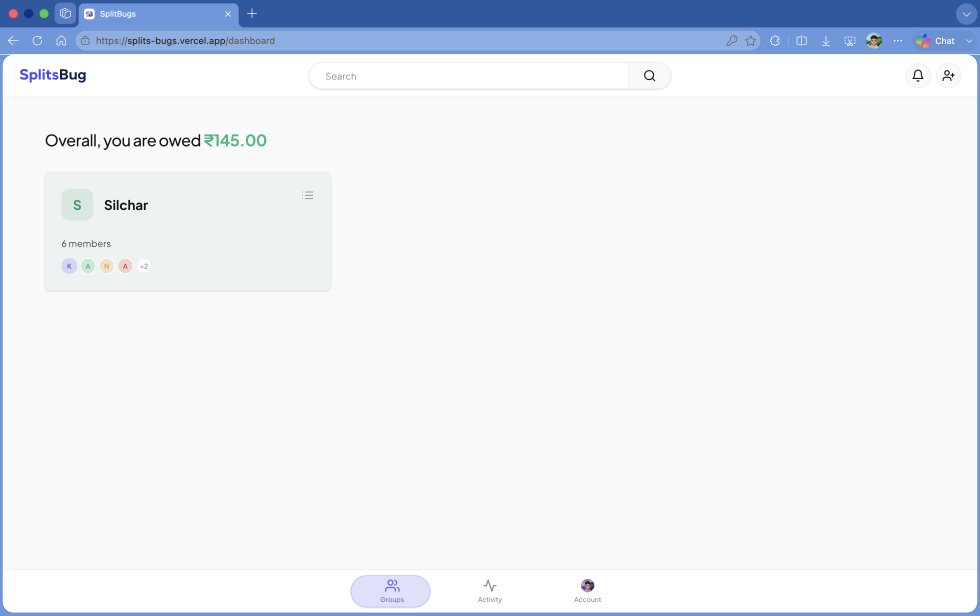
#> input picture .init/files/screenshot-1.png, 2940 x 1846 px (shown at 1/3 size)
$ python make_gif.py
#> lines starting #> are read from the running program, lines starting #| are printed output that depends on the picture
import os
import imageio.v2 as imageio
import numpy as np
from PIL import Image, ImageDraw, ImageFont

frames = [
    (".init/files/screenshot-1.png", ".init/files/screenshot-mobile-1.webp"),
    (".init/files/screenshot-2.png", ".init/files/screenshot-mobile-2.webp"),
    (".init/files/screenshot-3.png", ".init/files/screenshot-mobile-3.webp"),
    (".init/files/screenshot-4.png", ".init/files/screenshot-mobile-4.webp"),
    (".init/files/screenshot-5.png", ".init/files/screenshot-mobile-5.webp"),
    (".init/files/screenshot-6.png", ".init/files/screenshot-mobile-6.webp"),
    (".init/files/screenshot-7.png", ".init/files/screenshot-mobile-7.webp")
]

try:
    font = ImageFont.truetype("/System/Library/Fonts/Supplemental/Arial Bold.ttf", 36)
except Exception:
    font = ImageFont.load_default()

images = []
target_h = 800
gap = 60
text_bar = 100
bg_color = (0, 0, 0, 0) # Transparent background
pill_color = (25, 25, 25, 255)

for d_path, m_path in frames:
    if os.path.exists(d_path) and os.path.exists(m_path):
        img_d = Image.open(d_path).convert("RGBA")
#> img_d is the input picture: PIL image 2940x1846 RGBA; mean R, G, B, A 234.1, 237.8, 243.9, 255
        img_m = Image.open(m_path).convert("RGBA")
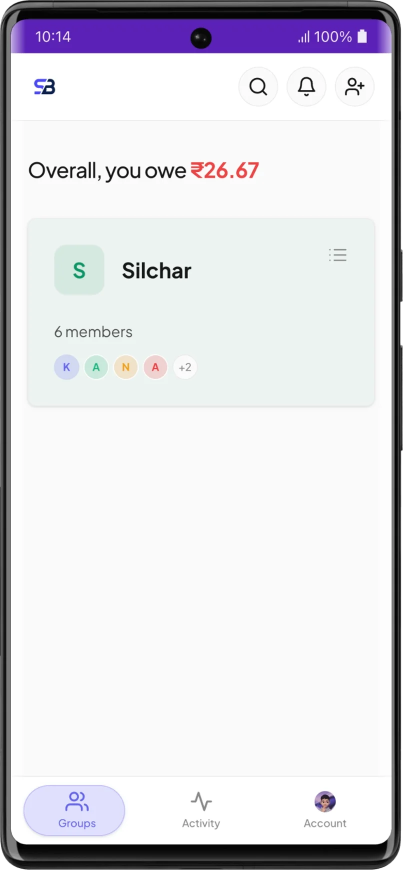
#> input picture .init/files/screenshot-mobile-1.webp, 806 x 1752 px (shown at 1/2 size)
#> img_m is the input picture: PIL image 806x1752 RGBA; mean R, G, B, A 218.7, 217.9, 223, 251.5

        # Scale Desktop
        ratio_d = target_h / img_d.size[1]
#> ratio_d = 0.433
        w_d = int(img_d.size[0] * ratio_d)
#> w_d = 1274
        img_d = img_d.resize((w_d, target_h), Image.Resampling.LANCZOS)
#> img_d: PIL image 1274x800 RGBA

        # Scale Mobile
        ratio_m = target_h / img_m.size[1]
#> ratio_m = 0.457
        w_m = int(img_m.size[0] * ratio_m)
#> w_m = 368
        img_m = img_m.resize((w_m, target_h), Image.Resampling.LANCZOS)
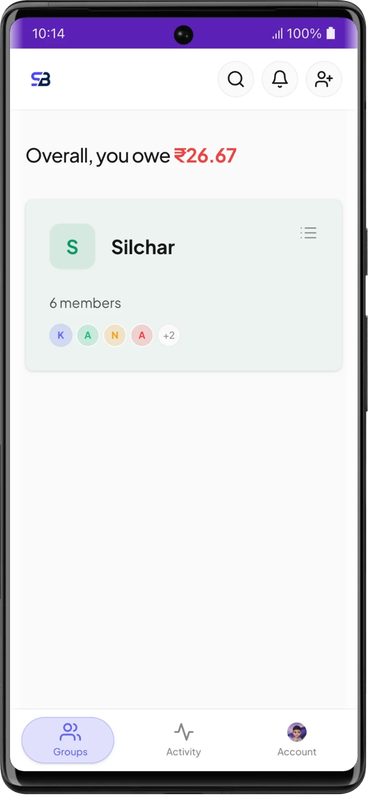
#> img_m: PIL image 368x800 RGBA; mean R, G, B, A 218.3, 217.5, 222.6, 251.5; transparent parts drawn white

        total_w = w_d + gap + w_m
#> total_w = 1702
        total_h = target_h + text_bar

        new_img = Image.new("RGBA", (total_w, total_h), bg_color)
#> new_img: PIL image 1702x900 RGBA; every value is 0

        # Paste images
        new_img.paste(img_d, (0, 0))
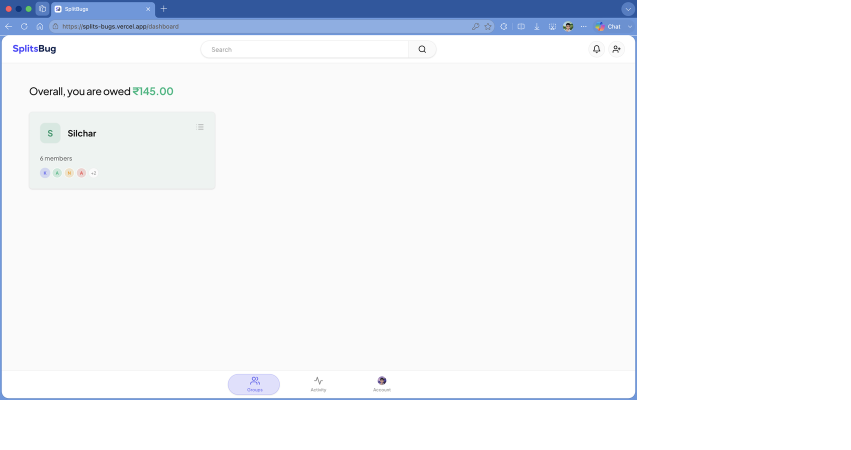
#> new_img: PIL image 1702x900 RGBA (shown at 1/2 size); mean R, G, B, A 155.7, 158.2, 162.2, 169.7; transparent parts drawn white
        new_img.paste(img_m, (w_d + gap, 0))
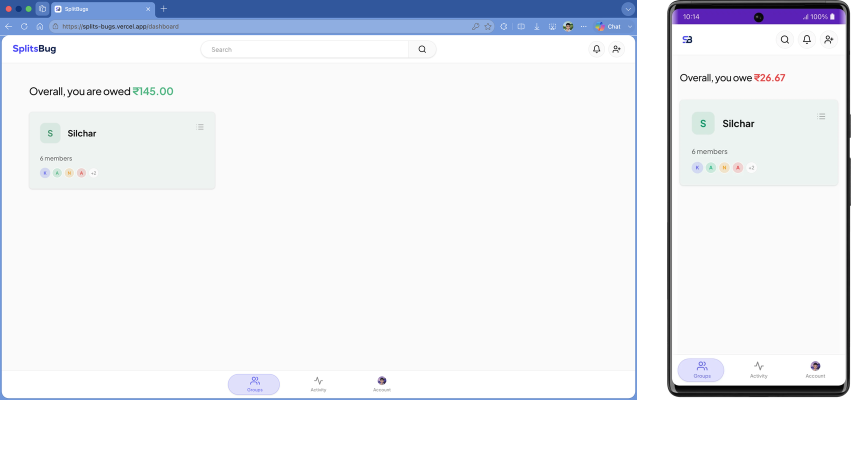
#> new_img: PIL image 1702x900 RGBA (shown at 1/2 size); mean R, G, B, A 197.7, 200, 205, 218; transparent parts drawn white

        draw = ImageDraw.Draw(new_img)

        # Draw labels below images in rounded pills
        label_d = "Web View (Desktop)"
        label_m = "Mobile Optimized"

        pad_x = 30
        pad_y = 15

        # Center label_d under Desktop
        bbox_d = draw.textbbox((0, 0), label_d, font=font)
#> bbox_d = (0, 7, 363, 41)
        lw_d = bbox_d[2] - bbox_d[0]
#> lw_d = 363
        lh_d = bbox_d[3] - bbox_d[1]
#> lh_d = 34
        x_d = (w_d - lw_d) / 2
#> x_d = 455.5
        y_text = target_h + (text_bar - lh_d) / 2
#> y_text = 833

        draw.rounded_rectangle([x_d - pad_x, y_text - pad_y, x_d + lw_d + pad_x, y_text + lh_d + pad_y], radius=15, fill=pill_color)
        draw.text((x_d, y_text), label_d, fill=(230, 237, 243, 255), font=font)

        # Center label_m under Mobile
        bbox_m = draw.textbbox((0, 0), label_m, font=font)
#> bbox_m = (0, 7, 314, 41)
        lw_m = bbox_m[2] - bbox_m[0]
#> lw_m = 314
        lh_m = bbox_m[3] - bbox_m[1]
#> lh_m = 34
        x_m = w_d + gap + (w_m - lw_m) / 2
#> x_m = 1361

        draw.rounded_rectangle([x_m - pad_x, y_text - pad_y, x_m + lw_m + pad_x, y_text + lh_m + pad_y], radius=15, fill=pill_color)
        draw.text((x_m, y_text), label_m, fill=(230, 237, 243, 255), font=font)

        images.append(np.array(new_img))
#> pass 2 of the loop `for d_path, m_path in frames:`:
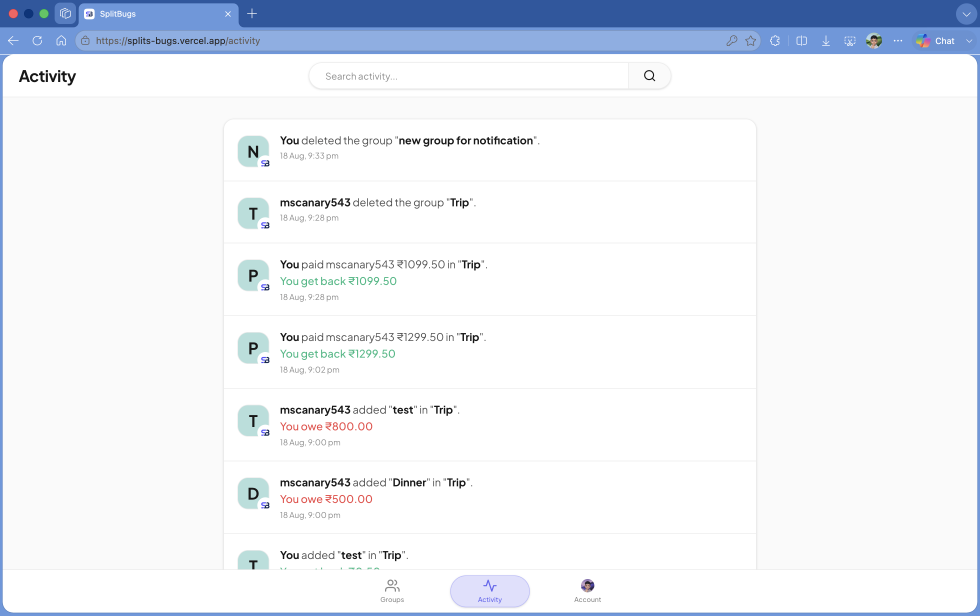
#> input picture .init/files/screenshot-2.png, 2940 x 1846 px (shown at 1/3 size)
#> img_d is the input picture: PIL image 2940x1846 RGBA; mean R, G, B, A 234.9, 238.6, 244.7, 255
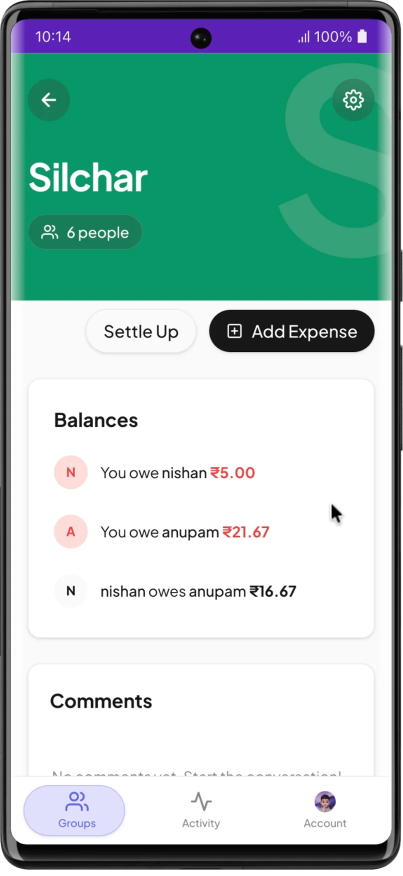
#> input picture .init/files/screenshot-mobile-2.webp, 806 x 1752 px (shown at 1/2 size)
#> img_m is the input picture: PIL image 806x1752 RGBA; mean R, G, B, A 158.4, 190.6, 184.5, 251.5
#> img_d: PIL image 1274x800 RGBA
#> img_m: PIL image 368x800 RGBA
#> `new_img.paste(img_m, (w_d + gap, 0))`:
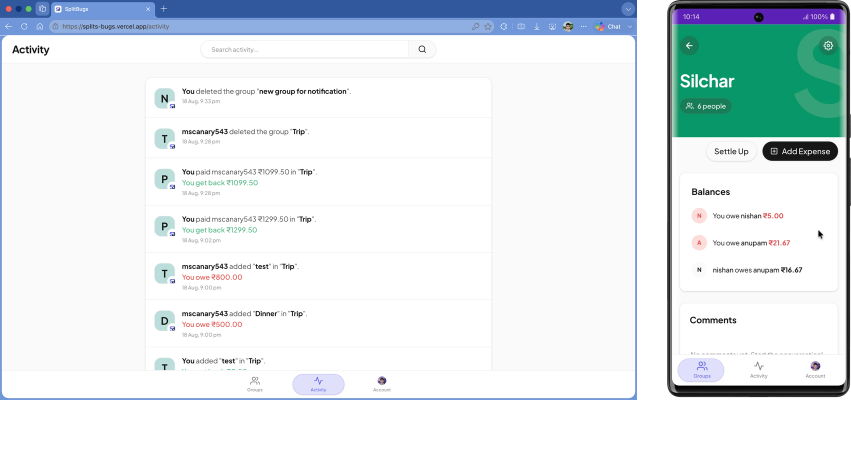
#> new_img: PIL image 1702x900 RGBA (shown at 1/2 size); mean R, G, B, A 186.6, 195.2, 198.1, 218; transparent parts drawn white
#> pass 3 of the loop `for d_path, m_path in frames:`:
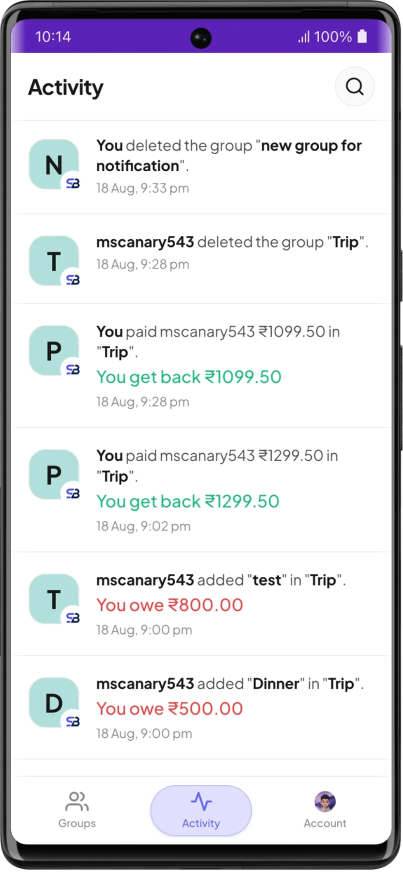
#> input picture .init/files/screenshot-mobile-3.webp, 806 x 1752 px (shown at 1/2 size)
#> img_m is the input picture: PIL image 806x1752 RGBA; mean R, G, B, A 217.5, 217.2, 222.3, 251.5
#> `img_m = img_m.resize((w_m, target_h), Image.Resampling.LANCZOS)`:
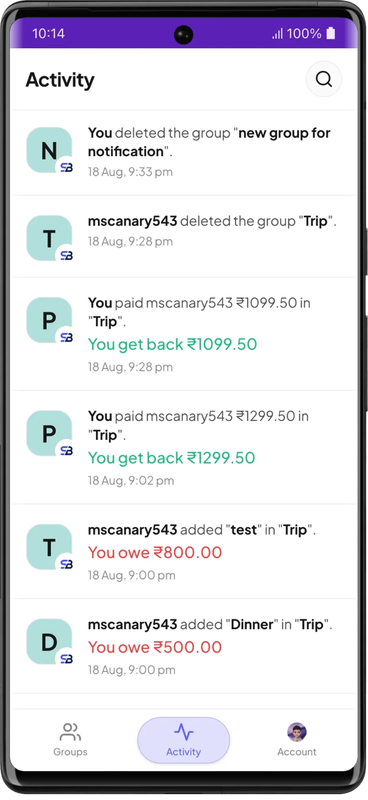
#> img_m: PIL image 368x800 RGBA; mean R, G, B, A 216.9, 216.6, 221.8, 251.5; transparent parts drawn white
#> `new_img.paste(img_m, (w_d + gap, 0))`:
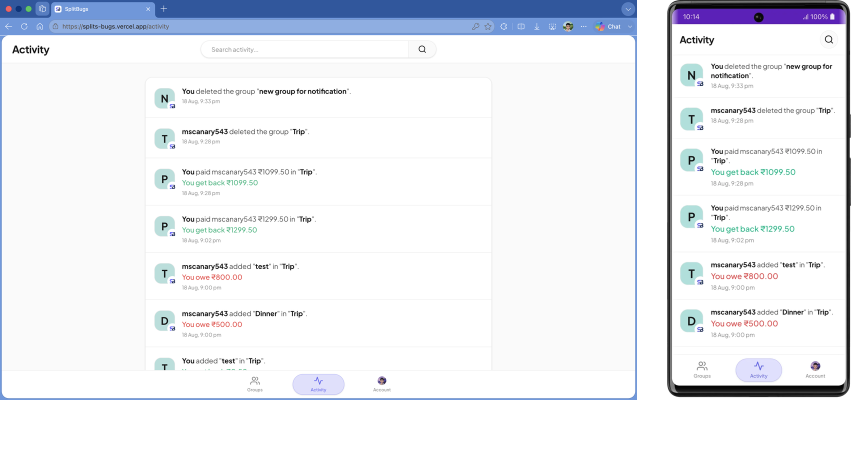
#> new_img: PIL image 1702x900 RGBA (shown at 1/2 size); mean R, G, B, A 197.9, 200.3, 205.4, 218; transparent parts drawn white
#> the loop made 7 passes; the first 3 are shown

if images:
    # Use imageio to save with better color handling
    imageio.mimsave("public/app-demo.gif", images, duration=8000, loop=0)
    print("Screenshot GIF successfully generated at public/app-demo.gif")

    with open("temp_width.txt", "w") as f:
        f.write(str(images[0].shape[1])) # shape[1] is width
else:
    print("No images found.")
